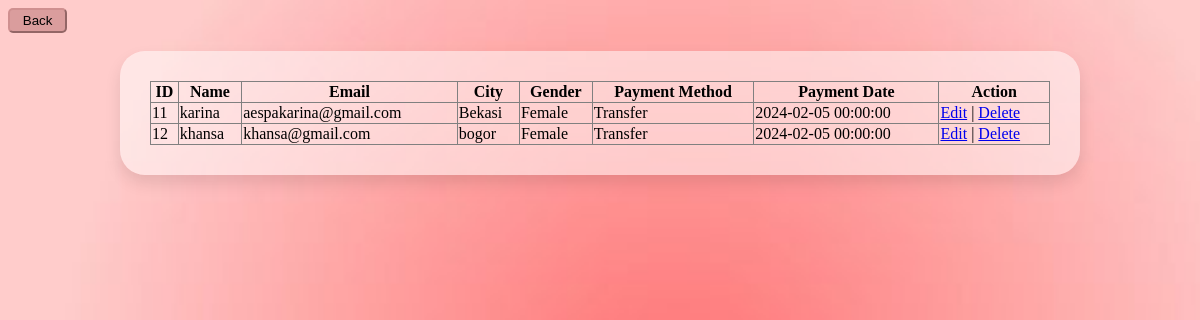
Page /player.php on the committed database.
### tables this page shows
CREATE TABLE `participant_payments` (
  `ID_Payment` int(11) NOT NULL,
  `ID_Participant` int(11) DEFAULT NULL,
  `Payment_Method` varchar(50) DEFAULT NULL,
  `Payment_Date` datetime DEFAULT NULL
);

CREATE TABLE `participant` (
  `ID_Participant` int(11) NOT NULL,
  `Email` varchar(30) DEFAULT NULL,
  `City` varchar(20) NOT NULL,
  `Gender` varchar(20) NOT NULL,
  `Name` varchar(255) DEFAULT NULL
);

### player.php (the view, shortened to what this page needs)
<?php
include_once("database.php");
$query = "SELECT Participant.ID_Participant, Participant.Name, Participant.Email, Participant.City, Participant.Gender,
                 Participant_Payments.Payment_Method, Participant_Payments.Payment_Date
          FROM Participant
          LEFT JOIN Participant_Payments ON Participant.ID_Participant = Participant_Payments.ID_Participant";
$result = mysqli_query($conn, $query);
?>
<html>
    <head>
        <link href="style.css" rel="stylesheet">
    </head>
    <body>
    <button onclick="window.location.href='choose.php'" class="btn btn-primary btn-block">Back</button><br/><br/>
        <div class="table-container">
            <table border="1">
                <tr>
                    <th>ID</th>
                    <th>Name</th>
                    <th>Email</th>
                    <th>City</th>
                    <th>Gender</th>
                    <th>Payment Method</th>
                    <th>Payment Date</th>
                    <th>Action</th>
                </tr>
                <?php
                while ($row = mysqli_fetch_assoc($result)) {
                    echo "<tr>";
                    echo "<td>".$row['ID_Participant']."</td>";
                    echo "<td>".$row['Name']."</td>";
                    echo "<td>".$row['Email']."</td>";
                    echo "<td>".$row['City']."</td>";
                    echo "<td>".$row['Gender']."</td>";
                    echo "<td>".$row['Payment_Method']."</td>";
                    echo "<td>".$row['Payment_Date']."</td>";
                    echo "<td>
                    <a href='edit.php?ID_Participant=".$row['ID_Participant']."'>Edit</a> |
                    <a href='delete.php?ID_Participant=".$row['ID_Participant']."' onclick='return confirm(\"Are you sure you want to delete this participant?\")'>Delete</a>
                    </td>";
                    echo "</tr>";
                }
                ?>
            </table>
        </div>
    </body>
</html>

### style.css (style rules this page uses)
body { background-image: url('Aura.jpg'); background-size: cover; background-repeat: repeat; }
.btn-primary { background-color: #cc8b8bb6; border-color: #cc8b8bb6; border-radius: 5px; width: 5%; padding: 3px; }

### player.php (style rules this page uses)
.table-container { background-color: rgba(255, 255, 255, 0.514); border-radius: 25px; padding: 30px; margin-top: 50px; box-shadow: 0 8px 16px rgba(0, 0, 0, 0.1); max-width: 900px; margin: auto; }
table { width: 100%; border-collapse: collapse; }

### rows in the picture
participant_payments: ID_Participant.ID_Participant "11", ID_Participant.Name "karina", ID_Participant.Email "aespakarina@gmail.com", ID_Participant.City "Bekasi", ID_Participant.Gender "Female", Payment_Method "Transfer", Payment_Date "2024-02-05 00:00:00"
participant_payments: ID_Participant.ID_Participant "12", ID_Participant.Name "khansa", ID_Participant.Email "khansa@gmail.com", ID_Participant.City "bogor", ID_Participant.Gender "Female", Payment_Method "Transfer", Payment_Date "2024-02-05 00:00:00"
